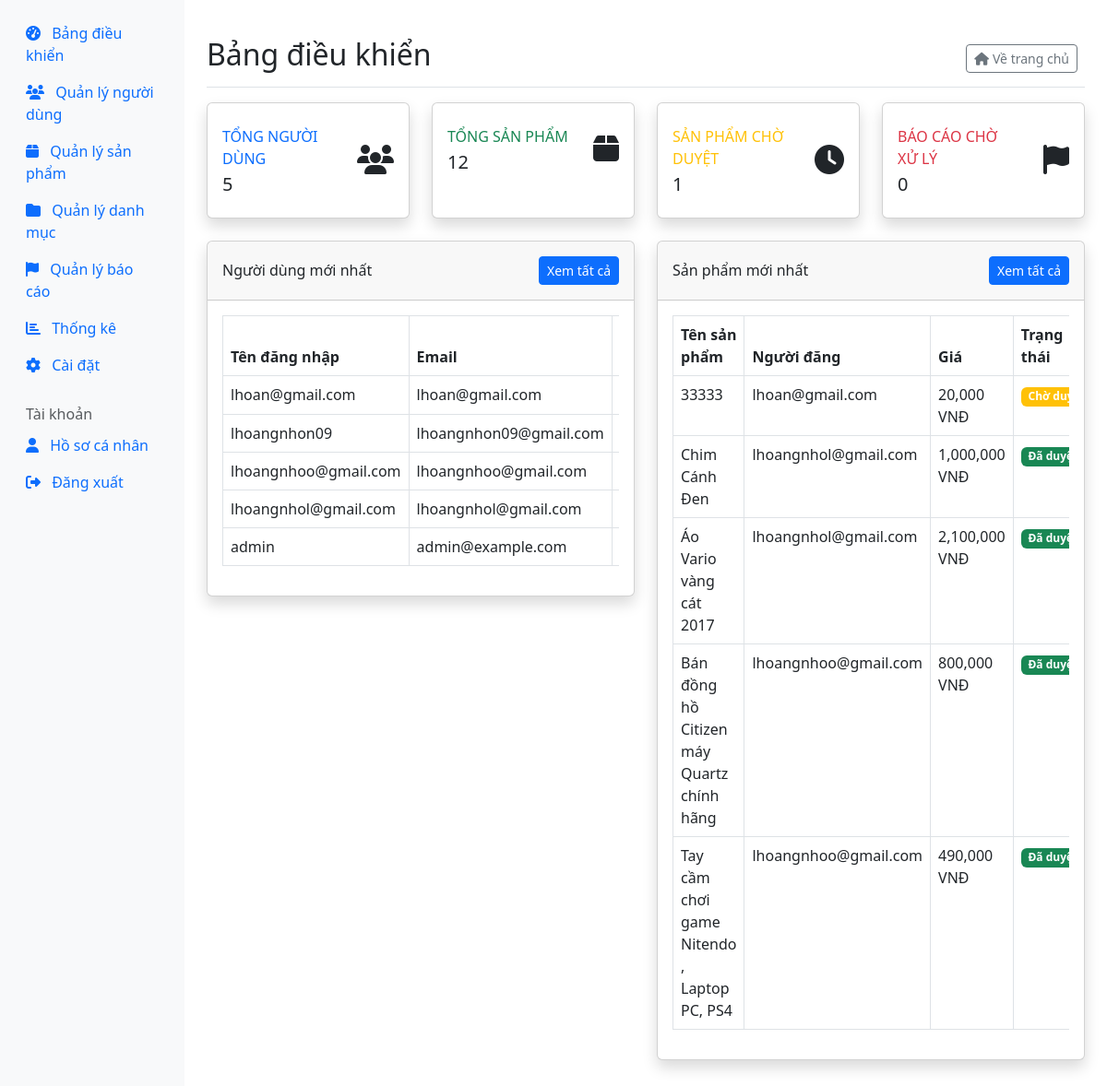
/admin/index.php (signed in), run on the app's committed database.
### tables this page shows
CREATE TABLE `users` (
  `id` int(11) NOT NULL,
  `username` varchar(50) NOT NULL,
  `email` varchar(100) NOT NULL,
  `google_id` varchar(255) DEFAULT NULL,
  `password` varchar(255) NOT NULL,
  `phone` varchar(20) DEFAULT NULL,
  `address` text DEFAULT NULL,
  `avatar` varchar(255) DEFAULT NULL,
  `role` enum('user','admin') NOT NULL DEFAULT 'user',
  `status` enum('active','blocked') NOT NULL DEFAULT 'active',
  `created_at` datetime NOT NULL,
  `last_login` datetime DEFAULT NULL
);

CREATE TABLE `products` (
  `id` int(11) NOT NULL,
  `user_id` int(11) NOT NULL,
  `name` varchar(255) NOT NULL,
  `description` text NOT NULL,
  `price` decimal(10,2) NOT NULL,
  `category_id` int(11) DEFAULT NULL,
  `category` enum('electronics','furniture','clothing','books','toys','others') NOT NULL,
  `condition` enum('new','like_new','good','fair','poor') NOT NULL,
  `image` varchar(255) NOT NULL,
  `status` enum('pending','approved','rejected','sold') NOT NULL DEFAULT 'pending',
  `views` int(11) NOT NULL DEFAULT 0,
  `created_at` datetime NOT NULL,
  `updated_at` datetime DEFAULT NULL
);

### admin/index.php (the view, shortened to what this page needs)
<?php
include '../config/db.php';
$stats = [
    'users' => 0,
    'products' => 0,
    'pending_products' => 0,
    'reports' => 0
];
$sql = "SELECT COUNT(*) as count FROM users";
$result = $conn->query($sql);
if ($result->num_rows > 0) {
    $row = $result->fetch_assoc();
    $stats['users'] = $row['count'];
}
$sql = "SELECT COUNT(*) as count FROM products";
$result = $conn->query($sql);
if ($result->num_rows > 0) {
    $row = $result->fetch_assoc();
    $stats['products'] = $row['count'];
}
$sql = "SELECT COUNT(*) as count FROM products WHERE status = 'pending'";
$result = $conn->query($sql);
if ($result->num_rows > 0) {
    $row = $result->fetch_assoc();
    $stats['pending_products'] = $row['count'];
}
$sql = "SELECT COUNT(*) as count FROM reports WHERE status = 'pending'";
$result = $conn->query($sql);
if ($result->num_rows > 0) {
    $row = $result->fetch_assoc();
    $stats['reports'] = $row['count'];
}
$sql = "SELECT * FROM users ORDER BY created_at DESC LIMIT 5";
$recent_users = $conn->query($sql);
$sql = "SELECT p.*, u.username FROM products p JOIN users u ON p.user_id = u.id ORDER BY p.created_at DESC LIMIT 5";
$recent_products = $conn->query($sql);
?>
<!DOCTYPE html>
<html lang="vi">
<head>
    <link href="https://cdn.jsdelivr.net/npm/bootstrap@5.3.0/dist/css/bootstrap.min.css" rel="stylesheet">
    <link rel="stylesheet" href="https://cdnjs.cloudflare.com/ajax/libs/font-awesome/6.4.0/css/all.min.css">
    <link rel="stylesheet" href="../assets/css/style.css">
</head>
<body>
    <div class="container-fluid">
        <div class="row">
            <?php include 'sidebar.php'; ?>
            <main class="col-md-9 ms-sm-auto col-lg-10 px-md-4 py-4">
                <div class="d-flex justify-content-between flex-wrap flex-md-nowrap align-items-center pt-3 pb-2 mb-3 border-bottom">
                    <h1 class="h2">Bảng điều khiển</h1>
                    <div class="btn-toolbar mb-2 mb-md-0">
                        <div class="btn-group me-2">
                            <a href="../index.php" class="btn btn-sm btn-outline-secondary">
                                <i class="fas fa-home me-1"></i>Về trang chủ
                            </a>
                        </div>
                    </div>
                </div>
                <div class="row">
                    <div class="col-md-3 mb-4">
                        <div class="card border-left-primary shadow h-100 py-2">
                            <div class="card-body">
                                <div class="row no-gutters align-items-center">
                                    <div class="col mr-2">
                                        <div class="text-xs font-weight-bold text-primary text-uppercase mb-1">
                                            Tổng người dùng</div>
                                        <div class="h5 mb-0 font-weight-bold text-gray-800"><?php echo $stats['users']; ?></div>
                                    </div>
                                    <div class="col-auto">
                                        <i class="fas fa-users fa-2x text-gray-300"></i>
                                    </div>
                                </div>
                            </div>
                        </div>
                    </div>
                    <div class="col-md-3 mb-4">
                        <div class="card border-left-success shadow h-100 py-2">
                            <div class="card-body">
                                <div class="row no-gutters align-items-center">
                                    <div class="col mr-2">
                                        <div class="text-xs font-weight-bold text-success text-uppercase mb-1">
                                            Tổng sản phẩm</div>
                                        <div class="h5 mb-0 font-weight-bold text-gray-800"><?php echo $stats['products']; ?></div>
                                    </div>
                                    <div class="col-auto">
                                        <i class="fas fa-box fa-2x text-gray-300"></i>
                                    </div>
                                </div>
                            </div>
                        </div>
                    </div>
                    <div class="col-md-3 mb-4">
                        <div class="card border-left-warning shadow h-100 py-2">
                            <div class="card-body">
                                <div class="row no-gutters align-items-center">
                                    <div class="col mr-2">
                                        <div class="text-xs font-weight-bold text-warning text-uppercase mb-1">
                                            Sản phẩm chờ duyệt</div>
                                        <div class="h5 mb-0 font-weight-bold text-gray-800"><?php echo $stats['pending_products']; ?></div>
                                    </div>
                                    <div class="col-auto">
                                        <i class="fas fa-clock fa-2x text-gray-300"></i>
                                    </div>
                                </div>
                            </div>
                        </div>
                    </div>
                    <div class="col-md-3 mb-4">
                        <div class="card border-left-danger shadow h-100 py-2">
                            <div class="card-body">
                                <div class="row no-gutters align-items-center">
                                    <div class="col mr-2">
                                        <div class="text-xs font-weight-bold text-danger text-uppercase mb-1">
                                            Báo cáo chờ xử lý</div>
                                        <div class="h5 mb-0 font-weight-bold text-gray-800"><?php echo $stats['reports']; ?></div>
                                    </div>
                                    <div class="col-auto">
                                        <i class="fas fa-flag fa-2x text-gray-300"></i>
                                    </div>
                                </div>
                            </div>
                        </div>
                    </div>
                </div>
                <div class="row">
                    <div class="col-md-6">
                        <div class="card shadow mb-4">
                            <div class="card-header py-3 d-flex flex-row align-items-center justify-content-between">
                                <h6 class="m-0 font-weight-bold">Người dùng mới nhất</h6>
                                <a href="users.php" class="btn btn-sm btn-primary">Xem tất cả</a>
                            </div>
                            <div class="card-body">
                                <div class="table-responsive">
                                    <table class="table table-bordered" width="100%" cellspacing="0">
                                        <thead>
                                            <tr>
                                                <th>Tên đăng nhập</th>
                                                <th>Email</th>
                                                <th>Ngày đăng ký</th>
                                            </tr>
                                        </thead>
                                        <tbody>
                                            <?php if ($recent_users->num_rows > 0): ?>
                                                <?php while($user = $recent_users->fetch_assoc()): ?>
                                                    <tr>
                                                        <td><?php echo $user['username']; ?></td>
                                                        <td><?php echo $user['email']; ?></td>
                                                        <td><?php echo date('d/m/Y', strtotime($user['created_at'])); ?></td>
                                                    </tr>
                                                <?php endwhile; ?>
                                            <?php else: ?>
                                                <tr>
                                                    <td colspan="4" class="text-center">Không có dữ liệu</td>
                                                </tr>
                                            <?php endif; ?>
                                        </tbody>
                                    </table>
                                </div>
                            </div>
                        </div>
                    </div>
                    <div class="col-md-6">
                        <div class="card shadow mb-4">
                            <div class="card-header py-3 d-flex flex-row align-items-center justify-content-between">
                                <h6 class="m-0 font-weight-bold">Sản phẩm mới nhất</h6>
                                <a href="products.php" class="btn btn-sm btn-primary">Xem tất cả</a>
                            </div>
                            <div class="card-body">
                                <div class="table-responsive">
                                    <table class="table table-bordered" width="100%" cellspacing="0">
                                        <thead>
                                            <tr>
                                                <th>Tên sản phẩm</th>
                                                <th>Người đăng</th>
                                                <th>Giá</th>
                                                <th>Trạng thái</th>
                                            </tr>
                                        </thead>
                                        <tbody>
                                            <?php if ($recent_products->num_rows > 0): ?>
                                                <?php while($product = $recent_products->fetch_assoc()): ?>
                                                    <tr>
                                                        <td><?php echo $product['name']; ?></td>
                                                        <td><?php echo $product['username']; ?></td>
                                                        <td><?php echo number_format($product['price']); ?> VNĐ</td>
                                                        <td>
                                                            <?php if ($product['status'] == 'approved'): ?>
                                                                <span class="badge bg-success">Đã duyệt</span>
                                                            <?php elseif ($product['status'] == 'pending'): ?>
                                                                <span class="badge bg-warning">Chờ duyệt</span>
                                                            <?php elseif ($product['status'] == 'sold'): ?>
                                                                <span class="badge bg-info">Đã bán</span>
                                                            <?php else: ?>
                                                                <span class="badge bg-danger">Đã xóa</span>
                                                            <?php endif; ?>
                                                        </td>
                                                    </tr>
                                                <?php endwhile; ?>
                                            <?php else: ?>
                                                <tr>
                                                    <td colspan="4" class="text-center">Không có dữ liệu</td>
                                                </tr>
                                            <?php endif; ?>
                                        </tbody>
                                    </table>
                                </div>
                            </div>
                        </div>
                    </div>
                </div>
            </main>
        </div>
    </div>
</body>
</html>

### data on the page
users: username "lhoan@gmail.com", email "lhoan@gmail.com"
users: username "lhoangnhon09", email "lhoangnhon09@gmail.com"
users: username "lhoangnhoo@gmail.com", email "lhoangnhoo@gmail.com"
users: username "lhoangnhol@gmail.com", email "lhoangnhol@gmail.com"
users: username "admin", email "admin@example.com"
products: name "33333", user.username "lhoan@gmail.com", price "20,000", status "Chờ…"
products: name "Chim Cánh Đen", user.username "lhoangnhol@gmail.com", price "1,000,000", status "Đã…"
products: name "Áo Vario vàng cát 2017", user.username "lhoangnhol@gmail.com", price "2,100,000", status "Đã…"
products: name "Bán đồng hồ Citizen máy Quartz chính hãng", user.username "lhoangnhoo@gmail.com", price "800,000", status "Đã…"
products: name "Tay cầm chơi game Nitendo , Laptop PC, PS4", user.username "lhoangnhoo@gmail.com", price "490,000", status "Đã…"

### other printed values
$stats['users'] "5"
$stats['products'] "12"
$stats['pending_products'] "1"
$stats['reports'] "0"
